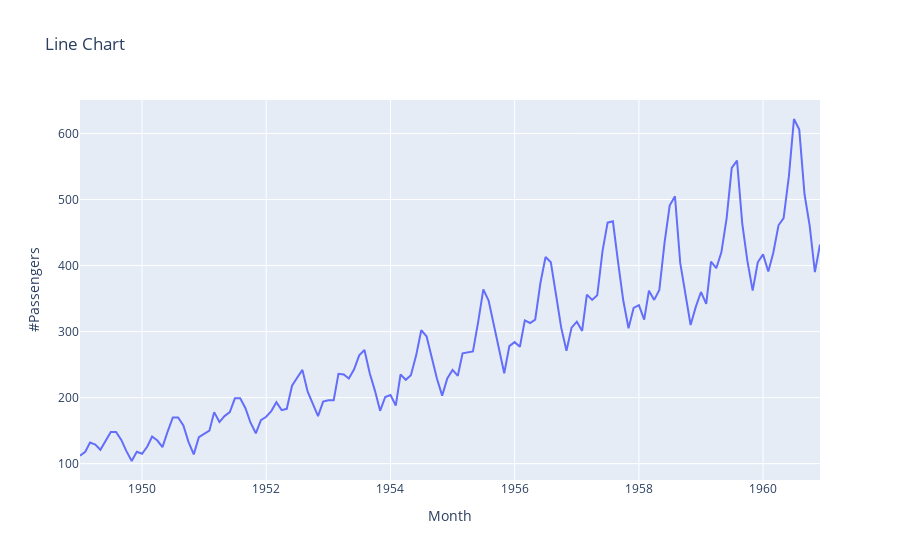

Notebook cell for this chart:
### Markdown cell above
Line Chart

### Code cell
linec = px.line(df_air, x="Month", y="#Passengers", title="Line Chart")
linec.show()

### Figure 1 — Plotly figure (JSON) as saved in the notebook; plotly's stock layout.template omitted (floating-point values rounded to 4 significant figures; data arrays with more than 128 entries replaced by an {"elided": "..."} marker saying what was removed)
{"data": [{"hovertemplate": "Month=%{x}<br>#Passengers=%{y}<extra></extra>", "legendgroup": "", "line": {"color": "#636efa", "dash": "solid"}, "marker": {"symbol": "circle"}, "mode": "lines", "name": "", "orientation": "v", "showlegend": false, "type": "scatter", "x": {"elided": "144 str values"}, "xaxis": "x", "y": {"elided": "144 int values"}, "yaxis": "y"}], "layout": {"legend": {"tracegroupgap": 0}, "title": {"text": "Line Chart"}, "xaxis": {"anchor": "y", "domain": [0, 1], "title": {"text": "Month"}}, "yaxis": {"anchor": "x", "domain": [0, 1], "title": {"text": "#Passengers"}}}}
